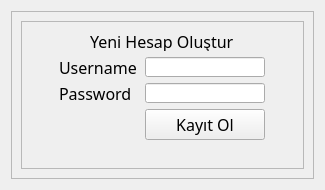
<?xml version="1.0" encoding="UTF-8"?>
<ui version="4.0">
 <class>register_menu</class>
 <widget class="QWidget" name="register_menu">
  <property name="geometry">
   <rect>
    <x>0</x>
    <y>0</y>
    <width>325</width>
    <height>190</height>
   </rect>
  </property>
  <property name="minimumSize">
   <size>
    <width>325</width>
    <height>190</height>
   </size>
  </property>
  <property name="maximumSize">
   <size>
    <width>325</width>
    <height>190</height>
   </size>
  </property>
  <property name="font">
   <font>
    <family>Microsoft YaHei UI Light</family>
    <pointsize>12</pointsize>
   </font>
  </property>
  <property name="windowTitle">
   <string>Register</string>
  </property>
  <layout class="QVBoxLayout" name="verticalLayout">
   <item>
    <widget class="QScrollArea" name="scrollArea">
     <property name="widgetResizable">
      <bool>true</bool>
     </property>
     <widget class="QWidget" name="scrollAreaWidgetContents">
      <property name="geometry">
       <rect>
        <x>0</x>
        <y>0</y>
        <width>305</width>
        <height>170</height>
       </rect>
      </property>
      <layout class="QVBoxLayout" name="verticalLayout_2">
       <item>
        <widget class="QFrame" name="frame">
         <property name="frameShape">
          <enum>QFrame::StyledPanel</enum>
         </property>
         <property name="frameShadow">
          <enum>QFrame::Raised</enum>
         </property>
         <layout class="QVBoxLayout" name="verticalLayout_3">
          <item>
           <layout class="QHBoxLayout" name="horizontalLayout">
            <property name="topMargin">
             <number>0</number>
            </property>
            <item>
             <widget class="QLabel" name="label_3">
              <property name="minimumSize">
               <size>
                <width>145</width>
                <height>20</height>
               </size>
              </property>
              <property name="maximumSize">
               <size>
                <width>145</width>
                <height>20</height>
               </size>
              </property>
              <property name="text">
               <string>Yeni Hesap Oluştur</string>
              </property>
             </widget>
            </item>
           </layout>
          </item>
          <item>
           <layout class="QGridLayout" name="gridLayout">
            <item row="3" column="2">
             <widget class="QPushButton" name="register_button">
              <property name="text">
               <string>Kayıt Ol</string>
              </property>
             </widget>
            </item>
            <item row="2" column="3">
             <spacer name="horizontalSpacer_2">
              <property name="orientation">
               <enum>Qt::Horizontal</enum>
              </property>
              <property name="sizeHint" stdset="0">
               <size>
                <width>40</width>
                <height>20</height>
               </size>
              </property>
             </spacer>
            </item>
            <item row="2" column="0">
             <spacer name="horizontalSpacer">
              <property name="orientation">
               <enum>Qt::Horizontal</enum>
              </property>
              <property name="sizeHint" stdset="0">
               <size>
                <width>40</width>
                <height>20</height>
               </size>
              </property>
             </spacer>
            </item>
            <item row="1" column="2">
             <widget class="QLineEdit" name="username_box">
              <property name="minimumSize">
               <size>
                <width>120</width>
                <height>20</height>
               </size>
              </property>
              <property name="maximumSize">
               <size>
                <width>120</width>
                <height>20</height>
               </size>
              </property>
             </widget>
            </item>
            <item row="2" column="2">
             <widget class="QLineEdit" name="password_box">
              <property name="minimumSize">
               <size>
                <width>120</width>
                <height>20</height>
               </size>
              </property>
              <property name="maximumSize">
               <size>
                <width>120</width>
                <height>20</height>
               </size>
              </property>
             </widget>
            </item>
            <item row="1" column="1">
             <widget class="QLabel" name="label_2">
              <property name="minimumSize">
               <size>
                <width>80</width>
                <height>20</height>
               </size>
              </property>
              <property name="maximumSize">
               <size>
                <width>80</width>
                <height>20</height>
               </size>
              </property>
              <property name="text">
               <string>Username</string>
              </property>
             </widget>
            </item>
            <item row="2" column="1">
             <widget class="QLabel" name="label">
              <property name="minimumSize">
               <size>
                <width>80</width>
                <height>20</height>
               </size>
              </property>
              <property name="maximumSize">
               <size>
                <width>80</width>
                <height>20</height>
               </size>
              </property>
              <property name="text">
               <string>Password</string>
              </property>
             </widget>
            </item>
            <item row="4" column="1">
             <spacer name="verticalSpacer">
              <property name="orientation">
               <enum>Qt::Vertical</enum>
              </property>
              <property name="sizeHint" stdset="0">
               <size>
                <width>20</width>
                <height>40</height>
               </size>
              </property>
             </spacer>
            </item>
           </layout>
          </item>
         </layout>
        </widget>
       </item>
      </layout>
     </widget>
    </widget>
   </item>
  </layout>
 </widget>
 <resources/>
 <connections/>
</ui>
